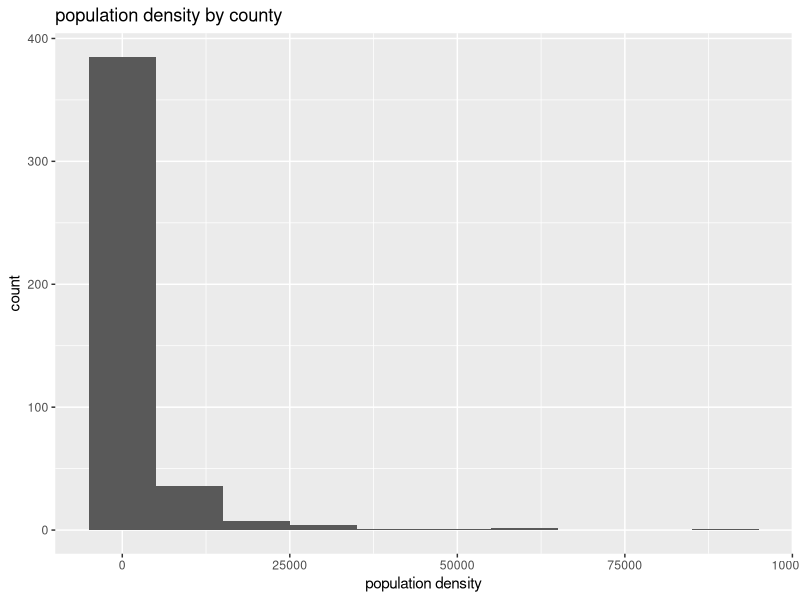
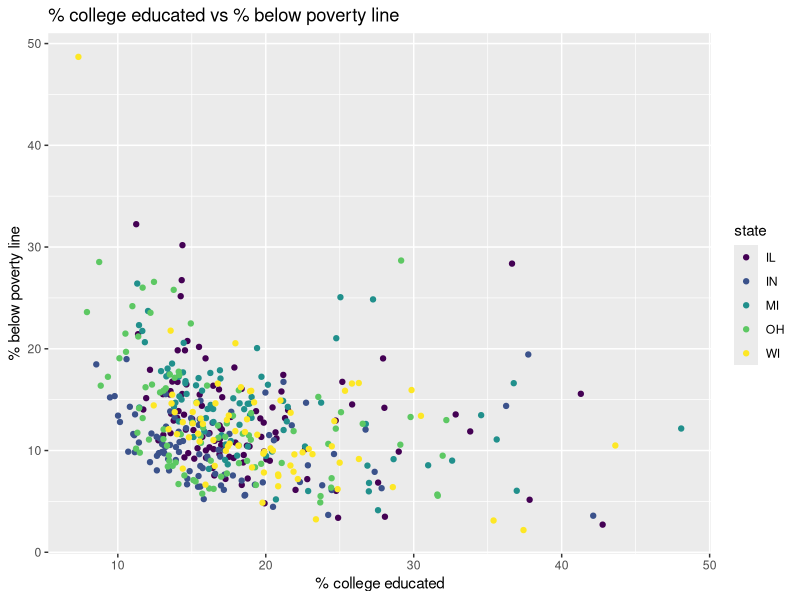

R code for these plots, in order:
## ---- chunk 1
#| label: load-packages
#| message: false

library(tidyverse)
library(viridis)
## ---- chunk 2

glimpse(midwest)
## ---- chunk 3
#|histogram-of-population-density-of-counties
ggplot(midwest, aes(x=popdensity)) +
  geom_histogram(binwidth=10000) +
  labs (x="population density",
        y="count",
        title= "population density by county")
## ---- chunk 4
#| scatterplot-college degree-below-poverty
ggplot(midwest, aes(x=percollege, y=percbelowpoverty, color=state)) +
  geom_point() +
  labs( x="% college educated",
    y="% below poverty line",
    title= "% college educated vs % below poverty line") +
  scale_color_viridis_d(option="D" )
## ---- chunk 5

## ---- chunk 6

## ---- chunk 7

## ---- chunk 8
